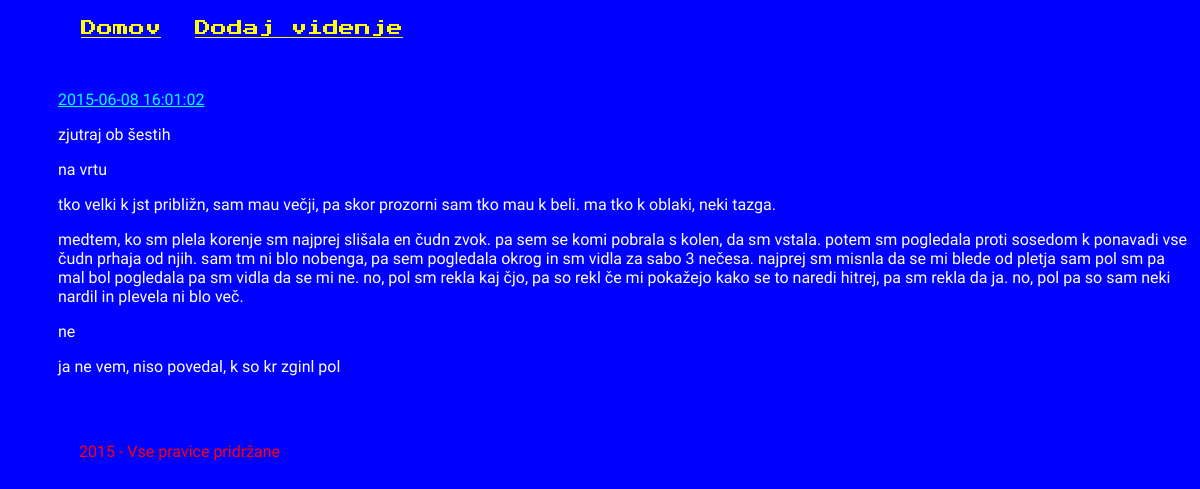
Screenshot of /view.php?id=3 with the database file from the repository.
### tables this page shows
CREATE TABLE IF NOT EXISTS `videnja` (
  `id` int(11) NOT NULL AUTO_INCREMENT,
  `datum` timestamp NOT NULL DEFAULT CURRENT_TIMESTAMP,
  `kdaj` varchar(255) NOT NULL,
  `lokacija` varchar(255) NOT NULL,
  `izgled` text NOT NULL,
  `dogajanje` text NOT NULL,
  `ugrabitev` tinyint(1) DEFAULT NULL,
  `kontakt` varchar(255) NOT NULL,
  `ugrabitev_enum` enum('da','ne') DEFAULT 'ne',
  PRIMARY KEY (`id`)
);

### skripte/ez_sql_mysql.php (called while the page is built, shortened)
<?php
	$ezsql_mysql_str = array
	(
		1 => 'Require $dbuser and $dbpassword to connect to a database server',
		2 => 'Error establishing mySQL database connection. Correct user/password? Correct hostname? Database server running?',
		3 => 'Require $dbname to select a database',
		4 => 'mySQL database connection is not active',
		5 => 'Unexpected error while trying to select database'
	);
	class ezSQL_mysql extends ezSQLcore
	{
		function connect($dbuser='', $dbpassword='', $dbhost='localhost')
		{
			global $ezsql_mysql_str; $return_val = false;
			if ( ! $dbuser )
			{
				$this->register_error($ezsql_mysql_str[1].' in '.__FILE__.' on line '.__LINE__);
				$this->show_errors ? trigger_error($ezsql_mysql_str[1],E_USER_WARNING) : null;
			}
			else if ( ! $this->dbh = @mysql_connect($dbhost,$dbuser,$dbpassword,true,131074) )
			{
				$this->register_error($ezsql_mysql_str[2].' in '.__FILE__.' on line '.__LINE__);
				$this->show_errors ? trigger_error($ezsql_mysql_str[2],E_USER_WARNING) : null;
			}
			else
			{
				$return_val = true;
			}
			return $return_val;
		}
		function escape($str)
		{
			return mysql_real_escape_string(stripslashes($str));
		}
		function query($query)
		{
			$return_val = 0;
			$query = trim($query);
			$this->result = @mysql_query($query,$this->dbh);
			if ( preg_match("/^(insert|delete|update|replace|truncate|drop|create|alter|set|lock|unlock)\s+/i",$query) )
			{
				$this->rows_affected = @mysql_affected_rows($this->dbh);
				$return_val = $this->rows_affected;
			}
			else
			{
				$is_insert = false;
				$i=0;
				$num_rows=0;
				while ( $row = @mysql_fetch_object($this->result) )
				{
					$num_rows++;
				}
				$this->num_rows = $num_rows;
				$return_val = $this->num_rows;
			}
			return $return_val;
		}
	}

### skripte/ez_sql_core.php (called while the page is built, shortened)
<?php
	class ezSQLcore
	{
		var $timers           = array();
		function flush()
		{
			$this->last_result = null;
		}
		function get_results($query=null, $output = OBJECT)
		{
			if ( $query )
			{
				$this->query($query);
			}
			if ( $output == OBJECT )
			{
				return $this->last_result;
			}
		}
		function timer_get_cur()
		{
			list($usec, $sec) = explode(" ",microtime());
			return ((float)$usec + (float)$sec);
		}
		function timer_start($timer_name)
		{
			$this->timers[$timer_name] = $this->timer_get_cur();
		}
		function timer_elapsed($timer_name)
		{
			return round($this->timer_get_cur() - $this->timers[$timer_name],2);
		}
	}

### view.php (the view)
<?php
require_once('header.php');
require_once ('skripte/ez_sql_core.php');
require_once ('skripte/ez_sql_mysql.php');
$db = new ezSQL_mysql ('root', '', 'ufo', 'localhost');
$db->query ("SET NAMES UTF8");
$enoVidenje = $db->get_results("SELECT * FROM videnja WHERE id = '" . $db->escape($_GET['id']). "'");
?>
<div class="content blog">
	<?php
		echo "<div class='videnje'>";
			echo "<p class='datum'>" . $enoVidenje[0]->datum . "</p>";
			echo "<p class='kdaj'>" . $enoVidenje[0]->kdaj . "</p>";
			echo "<p class='lokacija'>" . $enoVidenje[0]->lokacija . "</p>";
			echo "<p class='izgled'>" . $enoVidenje[0]->izgled . "</p>";
			echo "<p class='dogajanje'>" . $enoVidenje[0]->dogajanje . "</p>";
			if ($enoVidenje[0]->ugrabitev == 0) {
				echo "<p class='ugrabitev'>ne</p>";
			} else {echo "<p class='ugrabitev'>da</p>";}
			echo "<p class='kontakt'>" . $enoVidenje[0]->kontakt . "</p>";
		echo "</div>";
	?>
</div>
<?php require_once('footer.php'); ?>

### css/stili.css (style rules this page uses)
body { font-family: 'Exo', sans-serif; background-color: blue; overflow: hidden; }
p { color: white; }
.ugrabitev { color: white; }
.datum { color: #00FFFF; text-decoration: underline; }

### rows the page displays
videnja: datum "2015-06-08 16:01:02", kdaj "zjutraj ob šestih", lokacija "na vrtu", izgled "tko velki k jst približn, sam mau večji, pa skor prozorni sam tko mau k beli. ma tko k oblaki, neki tazga.", dogajanje "medtem, ko sm plela korenje sm najprej slišala en čudn zvok. pa sem se komi pobrala s kolen, da sm vstala. potem sm pogledala proti sosedom k ponavadi vse čudn prhaja od njih. sam tm ni blo nobenga, pa sem pogledala okrog in sm vidla za sabo 3 nečesa. najprej sm misnla da se mi blede od pletja sam pol sm pa mal bol pogledala pa sm vidla da se mi ne. no, pol sm rekla kaj čjo, pa so rekl če mi pokažejo kako se to naredi hitrej, pa sm rekla da ja. no, pol pa so sam neki nardil in plevela ni blo več.", kontakt "ja ne vem, niso povedal, k so kr zginl pol"
